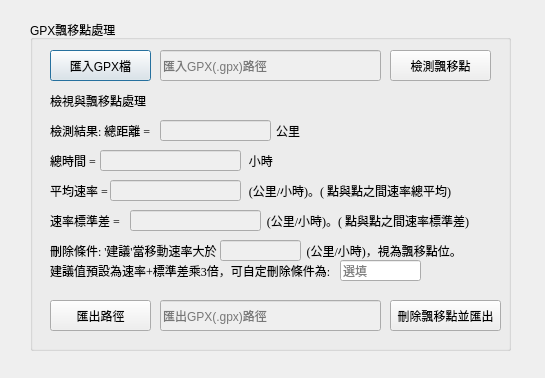
<?xml version="1.0" encoding="UTF-8"?>
<ui version="4.0">
 <class>TFBToolsDialogBase</class>
 <widget class="QDialog" name="TFBToolsDialogBase">
  <property name="geometry">
   <rect>
    <x>0</x>
    <y>0</y>
    <width>545</width>
    <height>378</height>
   </rect>
  </property>
  <property name="windowTitle">
   <string>林務局圖資操作工具</string>
  </property>
  <widget class="QGroupBox" name="groupBox">
   <property name="geometry">
    <rect>
     <x>30</x>
     <y>20</y>
     <width>481</width>
     <height>331</height>
    </rect>
   </property>
   <property name="title">
    <string>GPX飄移點處理</string>
   </property>
   <widget class="QPushButton" name="pushButton">
    <property name="geometry">
     <rect>
      <x>20</x>
      <y>30</y>
      <width>101</width>
      <height>31</height>
     </rect>
    </property>
    <property name="text">
     <string>匯入GPX檔</string>
    </property>
   </widget>
   <widget class="QPushButton" name="pushButton_2">
    <property name="geometry">
     <rect>
      <x>360</x>
      <y>280</y>
      <width>111</width>
      <height>31</height>
     </rect>
    </property>
    <property name="text">
     <string>刪除飄移點並匯出</string>
    </property>
   </widget>
   <widget class="QPushButton" name="pushButton_3">
    <property name="geometry">
     <rect>
      <x>360</x>
      <y>30</y>
      <width>101</width>
      <height>31</height>
     </rect>
    </property>
    <property name="text">
     <string>檢測飄移點</string>
    </property>
   </widget>
   <widget class="QPushButton" name="pushButton_4">
    <property name="geometry">
     <rect>
      <x>20</x>
      <y>280</y>
      <width>101</width>
      <height>31</height>
     </rect>
    </property>
    <property name="text">
     <string>匯出路徑</string>
    </property>
   </widget>
   <widget class="QLabel" name="label_3">
    <property name="geometry">
     <rect>
      <x>20</x>
      <y>70</y>
      <width>131</width>
      <height>21</height>
     </rect>
    </property>
    <property name="font">
     <font>
      <family>Times New Roman</family>
      <pointsize>9</pointsize>
     </font>
    </property>
    <property name="text">
     <string>檢視與飄移點處理</string>
    </property>
   </widget>
   <widget class="QLabel" name="label_4">
    <property name="geometry">
     <rect>
      <x>20</x>
      <y>100</y>
      <width>451</width>
      <height>21</height>
     </rect>
    </property>
    <property name="font">
     <font>
      <family>Times New Roman</family>
      <pointsize>9</pointsize>
     </font>
    </property>
    <property name="text">
     <string>檢測結果: 總距離 =                                          公里</string>
    </property>
   </widget>
   <widget class="QLabel" name="label_5">
    <property name="geometry">
     <rect>
      <x>20</x>
      <y>220</y>
      <width>441</width>
      <height>21</height>
     </rect>
    </property>
    <property name="font">
     <font>
      <family>Times New Roman</family>
      <pointsize>9</pointsize>
     </font>
    </property>
    <property name="text">
     <string>刪除條件: '建議'當移動速率大於                              (公里/小時)，視為飄移點位。</string>
    </property>
   </widget>
   <widget class="QLineEdit" name="imp">
    <property name="enabled">
     <bool>false</bool>
    </property>
    <property name="geometry">
     <rect>
      <x>190</x>
      <y>220</y>
      <width>81</width>
      <height>21</height>
     </rect>
    </property>
    <property name="sizePolicy">
     <sizepolicy hsizetype="Expanding" vsizetype="Expanding">
      <horstretch>0</horstretch>
      <verstretch>0</verstretch>
     </sizepolicy>
    </property>
   </widget>
   <widget class="QLineEdit" name="lineEdit_3">
    <property name="enabled">
     <bool>false</bool>
    </property>
    <property name="geometry">
     <rect>
      <x>130</x>
      <y>30</y>
      <width>221</width>
      <height>31</height>
     </rect>
    </property>
    <property name="text">
     <string/>
    </property>
    <property name="placeholderText">
     <string>匯入GPX(.gpx)路徑</string>
    </property>
   </widget>
   <widget class="QLineEdit" name="lineEdit_4">
    <property name="enabled">
     <bool>false</bool>
    </property>
    <property name="geometry">
     <rect>
      <x>130</x>
      <y>100</y>
      <width>111</width>
      <height>21</height>
     </rect>
    </property>
    <property name="text">
     <string/>
    </property>
    <property name="placeholderText">
     <string/>
    </property>
   </widget>
   <widget class="QLabel" name="label_7">
    <property name="geometry">
     <rect>
      <x>20</x>
      <y>130</y>
      <width>301</width>
      <height>21</height>
     </rect>
    </property>
    <property name="font">
     <font>
      <family>Times New Roman</family>
      <pointsize>9</pointsize>
     </font>
    </property>
    <property name="text">
     <string>總時間 =                                                   小時</string>
    </property>
   </widget>
   <widget class="QLabel" name="label_8">
    <property name="geometry">
     <rect>
      <x>20</x>
      <y>160</y>
      <width>431</width>
      <height>21</height>
     </rect>
    </property>
    <property name="font">
     <font>
      <family>Times New Roman</family>
      <pointsize>9</pointsize>
     </font>
    </property>
    <property name="text">
     <string>平均速率 =                                               (公里/小時)。( 點與點之間速率總平均)</string>
    </property>
   </widget>
   <widget class="QLineEdit" name="lineEdit_5">
    <property name="enabled">
     <bool>false</bool>
    </property>
    <property name="geometry">
     <rect>
      <x>70</x>
      <y>130</y>
      <width>141</width>
      <height>21</height>
     </rect>
    </property>
    <property name="text">
     <string/>
    </property>
    <property name="placeholderText">
     <string/>
    </property>
   </widget>
   <widget class="QLineEdit" name="lineEdit_6">
    <property name="enabled">
     <bool>false</bool>
    </property>
    <property name="geometry">
     <rect>
      <x>80</x>
      <y>160</y>
      <width>131</width>
      <height>21</height>
     </rect>
    </property>
    <property name="text">
     <string/>
    </property>
    <property name="placeholderText">
     <string/>
    </property>
   </widget>
   <widget class="QLineEdit" name="lineEdit_7">
    <property name="enabled">
     <bool>false</bool>
    </property>
    <property name="geometry">
     <rect>
      <x>130</x>
      <y>280</y>
      <width>221</width>
      <height>31</height>
     </rect>
    </property>
    <property name="text">
     <string/>
    </property>
    <property name="placeholderText">
     <string>匯出GPX(.gpx)路徑</string>
    </property>
   </widget>
   <widget class="QLabel" name="label_9">
    <property name="geometry">
     <rect>
      <x>20</x>
      <y>190</y>
      <width>451</width>
      <height>21</height>
     </rect>
    </property>
    <property name="font">
     <font>
      <family>Times New Roman</family>
      <pointsize>9</pointsize>
     </font>
    </property>
    <property name="text">
     <string>速率標準差 =                                                 (公里/小時)。( 點與點之間速率標準差)</string>
    </property>
   </widget>
   <widget class="QLineEdit" name="lineEdit_8">
    <property name="enabled">
     <bool>false</bool>
    </property>
    <property name="geometry">
     <rect>
      <x>100</x>
      <y>190</y>
      <width>131</width>
      <height>21</height>
     </rect>
    </property>
    <property name="text">
     <string/>
    </property>
    <property name="placeholderText">
     <string/>
    </property>
   </widget>
   <widget class="QLabel" name="label_6">
    <property name="geometry">
     <rect>
      <x>20</x>
      <y>240</y>
      <width>371</width>
      <height>21</height>
     </rect>
    </property>
    <property name="font">
     <font>
      <family>Times New Roman</family>
      <pointsize>9</pointsize>
     </font>
    </property>
    <property name="text">
     <string>建議值預設為速率+標準差乘3倍，可自定刪除條件為:</string>
    </property>
   </widget>
   <widget class="QLineEdit" name="imp_2">
    <property name="enabled">
     <bool>true</bool>
    </property>
    <property name="geometry">
     <rect>
      <x>310</x>
      <y>240</y>
      <width>81</width>
      <height>21</height>
     </rect>
    </property>
    <property name="sizePolicy">
     <sizepolicy hsizetype="Expanding" vsizetype="Expanding">
      <horstretch>0</horstretch>
      <verstretch>0</verstretch>
     </sizepolicy>
    </property>
    <property name="placeholderText">
     <string>選填</string>
    </property>
   </widget>
  </widget>
 </widget>
 <resources/>
 <connections/>
</ui>
